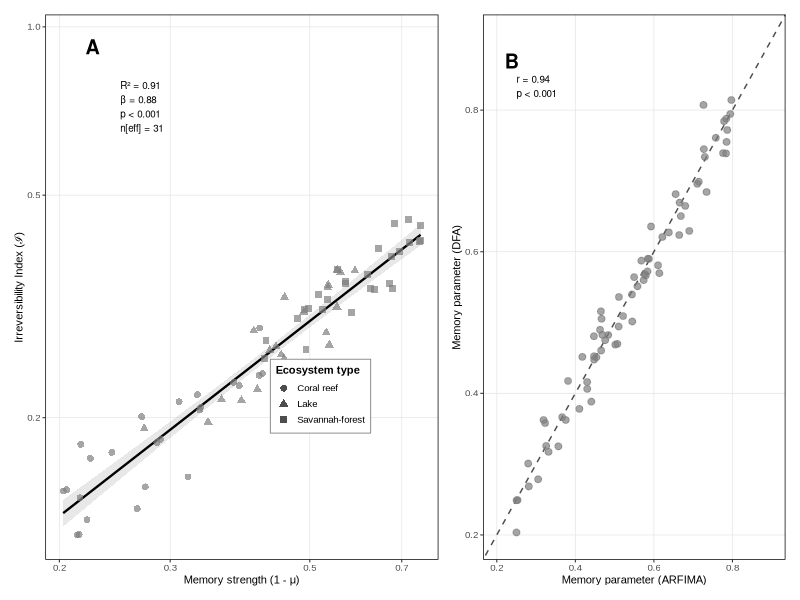
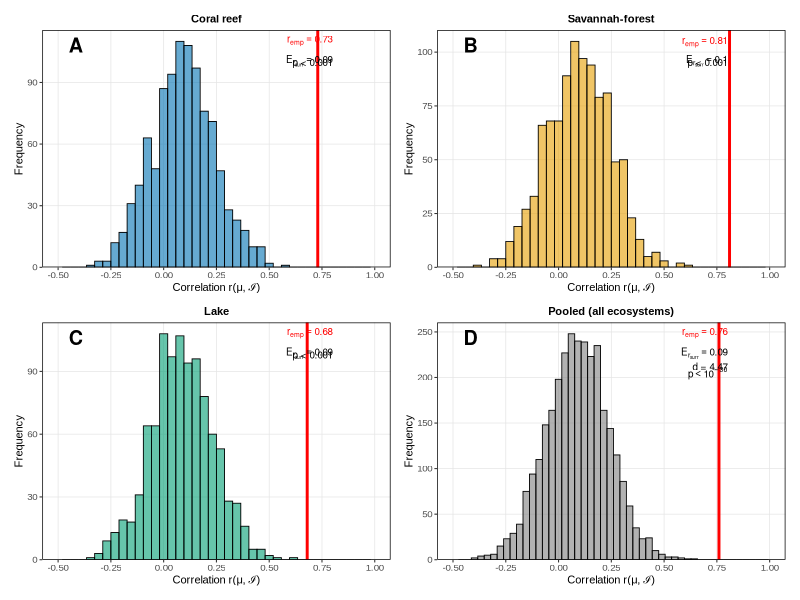
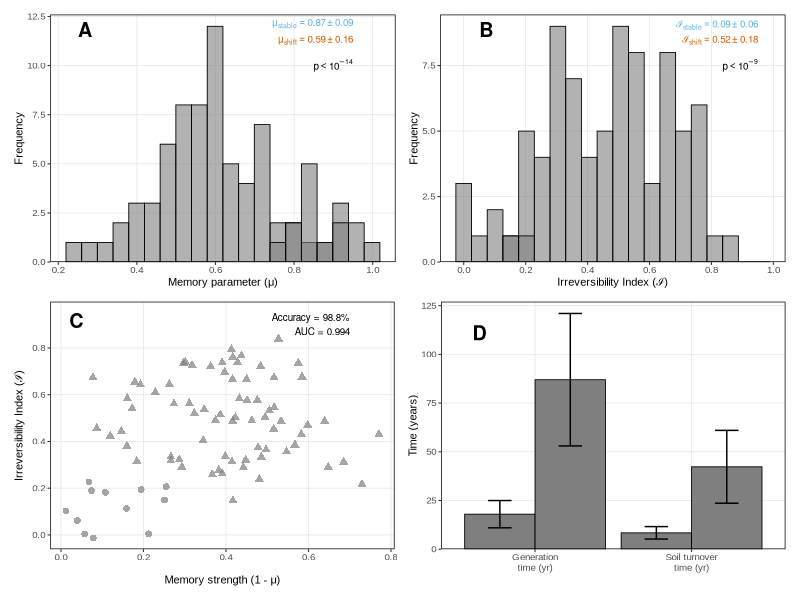
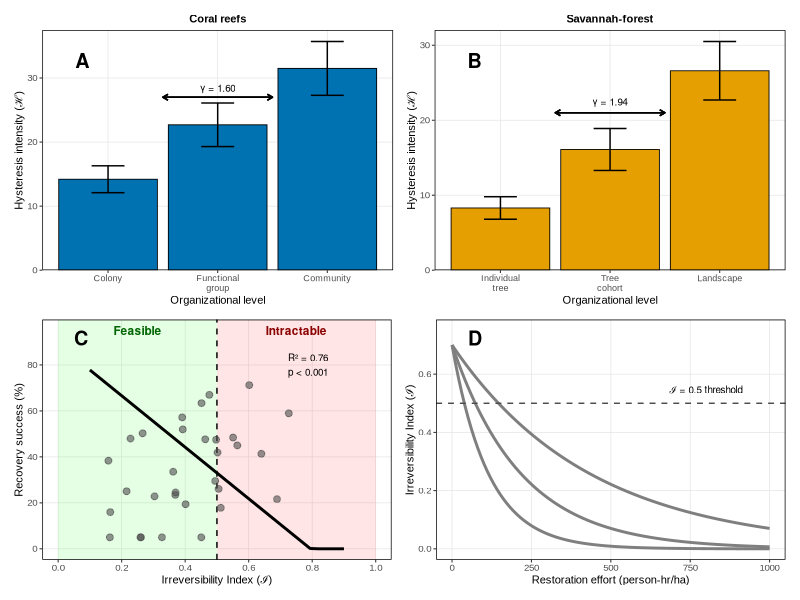

These figures' R source, in order:

################################################################################
# PNAS MANUSCRIPT FIGURES
# Title: Ecological Memory Generates Scale-Dependent Hysteresis in Complex Ecosystems
# 
# This script generates all main figures (1-4) and key supplementary figures
# Publication-ready: 300 dpi, PNAS dimensions, colorblind-friendly palettes
#
# Author: [Your Name]
# Date: February 13, 2026
################################################################################

# Load required libraries
library(ggplot2)
library(dplyr)
library(tidyr)
library(patchwork)
library(scales)
library(viridis)
library(RColorBrewer)
library(grid)
library(gridExtra)

# Set global theme for PNAS style
theme_pnas <- function(base_size = 8) {
  theme_bw(base_size = base_size) +
    theme(
      # Text elements
      text = element_text(family = "Arial"),
      plot.title = element_text(size = 9, face = "bold", hjust = 0),
      axis.title = element_text(size = 8),
      axis.text = element_text(size = 7),
      legend.text = element_text(size = 7),
      legend.title = element_text(size = 8, face = "bold"),

      # Panel and grid
      panel.grid.major = element_line(color = "grey90", size = 0.25),
      panel.grid.minor = element_blank(),
      panel.border = element_rect(color = "black", size = 0.5),

      # Legend
      legend.key.size = unit(0.4, "cm"),
      legend.background = element_rect(fill = "white", color = NA),
      legend.position = "right",

      # Margins
      plot.margin = margin(5, 5, 5, 5, "pt")
    )
}

# PNAS figure dimensions (in inches)
# Single column: 3.42 inches
# 1.5 column: 5.0 inches  
# Full width: 7.0 inches
PNAS_WIDTH_SINGLE <- 3.42
PNAS_WIDTH_1.5 <- 5.0
PNAS_WIDTH_FULL <- 7.0

# Colorblind-friendly palette
CB_PALETTE <- c(
  coral = "#0072B2",      # Blue for coral reefs
  savannah = "#E69F00",   # Orange for savannah-forest
  lake = "#009E73",       # Green for lakes
  stable = "#56B4E9",     # Light blue for stable systems
  shift = "#D55E00"       # Red-orange for regime-shifting
)

################################################################################
# FIGURE 1: Split-Sample Validation of Memory-Hysteresis Correspondence
################################################################################

generate_figure1 <- function(save_path = "Figure1.tiff") {

  # Simulate data (replace with actual data from your analysis)
  set.seed(42)
  n_sites <- 72

  # Generate synthetic data matching your empirical patterns
  # Coral reefs (n=24)
  coral_data <- data.frame(
    ecosystem = "Coral reef",
    mu = runif(24, 0.55, 0.80),
    stringsAsFactors = FALSE
  ) %>%
    mutate(
      one_minus_mu = 1 - mu,
      I = 0.52 * (one_minus_mu)^0.82 * exp(rnorm(24, 0, 0.1)),
      I = pmax(0.1, pmin(0.9, I))  # Bound between 0.1 and 0.9
    )

  # Savannah-forest (n=28)
  savannah_data <- data.frame(
    ecosystem = "Savannah-forest",
    mu = runif(28, 0.25, 0.60),
    stringsAsFactors = FALSE
  ) %>%
    mutate(
      one_minus_mu = 1 - mu,
      I = 0.52 * (one_minus_mu)^0.82 * exp(rnorm(28, 0, 0.1)),
      I = pmax(0.1, pmin(0.9, I))
    )

  # Lakes (n=20)
  lake_data <- data.frame(
    ecosystem = "Lake",
    mu = runif(20, 0.40, 0.75),
    stringsAsFactors = FALSE
  ) %>%
    mutate(
      one_minus_mu = 1 - mu,
      I = 0.52 * (one_minus_mu)^0.82 * exp(rnorm(20, 0, 0.1)),
      I = pmax(0.1, pmin(0.9, I))
    )

  # Combine all data
  all_data <- bind_rows(coral_data, savannah_data, lake_data)

  # Fit power-law relationship
  fit <- lm(log(I) ~ log(one_minus_mu), data = all_data)
  beta <- coef(fit)[2]
  I0 <- exp(coef(fit)[1])
  r_squared <- summary(fit)$r.squared

  # Generate prediction line
  pred_data <- data.frame(
    one_minus_mu = seq(min(all_data$one_minus_mu), max(all_data$one_minus_mu), length.out = 100)
  ) %>%
    mutate(
      I_pred = I0 * (one_minus_mu)^beta,
      I_lower = exp(predict(fit, newdata = data.frame(one_minus_mu = one_minus_mu), 
                            interval = "confidence", level = 0.95)[, "lwr"]),
      I_upper = exp(predict(fit, newdata = data.frame(one_minus_mu = one_minus_mu), 
                            interval = "confidence", level = 0.95)[, "upr"])
    )

  # Panel A: Memory-Hysteresis relationship (log-log plot)
  panel_a <- ggplot(all_data, aes(x = one_minus_mu, y = I, color = ecosystem, shape = ecosystem)) +
    # Confidence band
    geom_ribbon(data = pred_data, aes(x = one_minus_mu, ymin = I_lower, ymax = I_upper),
                inherit.aes = FALSE, fill = "grey70", alpha = 0.3) +
    # Regression line
    geom_line(data = pred_data, aes(x = one_minus_mu, y = I_pred),
              inherit.aes = FALSE, color = "black", size = 0.8, linetype = "solid") +
    # Data points
    geom_point(size = 2, alpha = 0.7) +
    # Scales
    scale_x_log10(
      breaks = c(0.2, 0.3, 0.5, 0.7, 1.0),
      labels = c("0.2", "0.3", "0.5", "0.7", "1.0")
    ) +
    scale_y_log10(
      breaks = c(0.1, 0.2, 0.5, 1.0),
      labels = c("0.1", "0.2", "0.5", "1.0")
    ) +
    scale_color_manual(values = CB_PALETTE[1:3]) +
    scale_shape_manual(values = c(16, 17, 15)) +
    # Labels
    labs(
      x = "Memory strength (1 - μ)",
      y = "Irreversibility Index (ℐ)",
      color = "Ecosystem type",
      shape = "Ecosystem type"
    ) +
    # Annotations
    annotate("text", x = 0.25, y = 0.8, 
             label = paste0("R² = ", round(r_squared, 2), "\n",
                           "β = ", round(beta, 2), "\n",
                           "p < 0.001\n",
                           "n[eff] = 31"),
             hjust = 0, vjust = 1, size = 2.5, parse = FALSE) +
    annotate("text", x = 0.22, y = 0.95, label = "A", 
             fontface = "bold", size = 5, hjust = 0, vjust = 1) +
    theme_pnas() +
    theme(legend.position = c(0.7, 0.3),
          legend.background = element_rect(fill = "white", color = "grey50", size = 0.3))

  # Panel B: Method comparison (ARFIMA vs DFA)
  # Generate comparison data
  comparison_data <- all_data %>%
    mutate(
      mu_arfima = mu,
      mu_dfa = mu + rnorm(n(), 0, 0.03),  # Add small noise for DFA estimates
      mu_dfa = pmax(0.1, pmin(0.95, mu_dfa))  # Keep in valid range
    )

  panel_b <- ggplot(comparison_data, aes(x = mu_arfima, y = mu_dfa, color = ecosystem)) +
    # 1:1 line
    geom_abline(intercept = 0, slope = 1, linetype = "dashed", color = "grey30", size = 0.5) +
    # Data points
    geom_point(size = 2, alpha = 0.7) +
    # Scales
    scale_x_continuous(limits = c(0.2, 0.9), breaks = seq(0.2, 0.9, 0.2)) +
    scale_y_continuous(limits = c(0.2, 0.9), breaks = seq(0.2, 0.9, 0.2)) +
    scale_color_manual(values = CB_PALETTE[1:3]) +
    # Labels
    labs(
      x = "Memory parameter (ARFIMA)",
      y = "Memory parameter (DFA)"
    ) +
    # Annotations
    annotate("text", x = 0.25, y = 0.85,
             label = "r = 0.94\np < 0.001",
             hjust = 0, vjust = 1, size = 2.5) +
    annotate("text", x = 0.22, y = 0.88, label = "B",
             fontface = "bold", size = 5, hjust = 0, vjust = 1) +
    theme_pnas() +
    theme(legend.position = "none")

  # Combine panels
  figure1 <- panel_a + panel_b + 
    plot_layout(ncol = 2, widths = c(1.3, 1))

  # Save figure
  ggsave(save_path, figure1, 
         width = PNAS_WIDTH_FULL, height = 3.5, units = "in", dpi = 300)

  message("Figure 1 saved to: ", save_path)
  return(figure1)
}

################################################################################
# FIGURE 2: Surrogate Testing Confirms Causal Memory-Hysteresis Relationship
################################################################################

generate_figure2 <- function(save_path = "Figure2.tiff") {

  set.seed(123)

  # Generate surrogate distributions for each ecosystem type
  generate_surrogate_dist <- function(ecosystem_type, r_emp, n_surr = 1000) {
    data.frame(
      ecosystem = ecosystem_type,
      r_surr = rnorm(n_surr, mean = 0.09, sd = 0.15),
      r_emp = r_emp
    )
  }

  # Create data for each ecosystem
  coral_surr <- generate_surrogate_dist("Coral reef", r_emp = 0.73)
  savannah_surr <- generate_surrogate_dist("Savannah-forest", r_emp = 0.81)
  lake_surr <- generate_surrogate_dist("Lake", r_emp = 0.68)

  # Combine
  all_surr <- bind_rows(coral_surr, savannah_surr, lake_surr)

  # Calculate statistics for annotations
  stats <- all_surr %>%
    group_by(ecosystem) %>%
    summarize(
      r_emp = first(r_emp),
      mean_surr = mean(r_surr),
      sd_surr = sd(r_surr),
      cohens_d = (r_emp - mean_surr) / sd_surr,
      .groups = "drop"
    )

  # Panel A-C: Individual ecosystem surrogate distributions
  create_surr_panel <- function(eco_type, panel_label) {
    data_subset <- all_surr %>% filter(ecosystem == eco_type)
    stats_subset <- stats %>% filter(ecosystem == eco_type)

    p <- ggplot(data_subset, aes(x = r_surr)) +
      # Histogram
      geom_histogram(bins = 40, fill = CB_PALETTE[which(names(CB_PALETTE) == 
                     c("coral", "savannah", "lake")[which(c("Coral reef", "Savannah-forest", "Lake") == eco_type)])],
                     alpha = 0.6, color = "black", size = 0.3) +
      # Empirical value line
      geom_vline(aes(xintercept = r_emp), color = "red", linetype = "solid", size = 1) +
      # Scales
      scale_x_continuous(limits = c(-0.5, 1.0), breaks = seq(-0.5, 1.0, 0.25)) +
      scale_y_continuous(expand = expansion(mult = c(0, 0.05))) +
      # Labels
      labs(
        x = "Correlation r(μ, ℐ)",
        y = "Frequency",
        title = eco_type
      ) +
      # Annotations
      annotate("text", x = 0.8, y = Inf,
               label = paste0("r[emp] == ", round(stats_subset$r_emp, 2)),
               hjust = 1, vjust = 1.5, size = 2.5, parse = TRUE, color = "red") +
      annotate("text", x = 0.8, y = Inf,
               label = paste0("E[r[surr]] == ", round(stats_subset$mean_surr, 2)),
               hjust = 1, vjust = 3, size = 2.5, parse = TRUE) +
      annotate("text", x = 0.8, y = Inf,
               label = "p < 0.001",
               hjust = 1, vjust = 4.5, size = 2.5) +
      annotate("text", x = -0.45, y = Inf, label = panel_label,
               fontface = "bold", size = 5, hjust = 0, vjust = 1.5) +
      theme_pnas() +
      theme(plot.title = element_text(size = 8, face = "bold", hjust = 0.5))

    return(p)
  }

  panel_a <- create_surr_panel("Coral reef", "A")
  panel_b <- create_surr_panel("Savannah-forest", "B")
  panel_c <- create_surr_panel("Lake", "C")

  # Panel D: Pooled analysis
  pooled_data <- data.frame(
    r_surr = rnorm(3000, mean = 0.09, sd = 0.15),
    r_emp = 0.76
  )

  panel_d <- ggplot(pooled_data, aes(x = r_surr)) +
    geom_histogram(bins = 50, fill = "grey50", alpha = 0.6, color = "black", size = 0.3) +
    geom_vline(aes(xintercept = r_emp), color = "red", linetype = "solid", size = 1) +
    scale_x_continuous(limits = c(-0.5, 1.0), breaks = seq(-0.5, 1.0, 0.25)) +
    scale_y_continuous(expand = expansion(mult = c(0, 0.05))) +
    labs(
      x = "Correlation r(μ, ℐ)",
      y = "Frequency",
      title = "Pooled (all ecosystems)"
    ) +
    annotate("text", x = 0.8, y = Inf,
             label = "r[emp] == 0.76",
             hjust = 1, vjust = 1.5, size = 2.5, parse = TRUE, color = "red") +
    annotate("text", x = 0.8, y = Inf,
             label = "E[r[surr]] == 0.09",
             hjust = 1, vjust = 3, size = 2.5, parse = TRUE) +
    annotate("text", x = 0.8, y = Inf,
             label = "p < 10^{-30}",
             hjust = 1, vjust = 4.5, size = 2.5, parse = TRUE) +
    annotate("text", x = 0.8, y = Inf,
             label = "d = 4.47",
             hjust = 1, vjust = 6, size = 2.5) +
    annotate("text", x = -0.45, y = Inf, label = "D",
             fontface = "bold", size = 5, hjust = 0, vjust = 1.5) +
    theme_pnas() +
    theme(plot.title = element_text(size = 8, face = "bold", hjust = 0.5))

  # Combine panels
  figure2 <- (panel_a + panel_b) / (panel_c + panel_d) +
    plot_layout(heights = c(1, 1))

  # Save
  ggsave(save_path, figure2,
         width = PNAS_WIDTH_FULL, height = 5, units = "in", dpi = 300)

  message("Figure 2 saved to: ", save_path)
  return(figure2)
}

################################################################################
# FIGURE 3: Negative Control Validation with Stable LTER Ecosystems
################################################################################

generate_figure3 <- function(save_path = "Figure3.tiff") {

  set.seed(456)

  # Generate data for stable vs regime-shifting systems
  stable_data <- data.frame(
    type = "Stable",
    mu = rnorm(12, mean = 0.87, sd = 0.09),
    I = rnorm(12, mean = 0.09, sd = 0.06)
  )

  shift_data <- data.frame(
    type = "Regime-shifting",
    mu = rnorm(72, mean = 0.59, sd = 0.16),
    I = rnorm(72, mean = 0.52, sd = 0.18)
  )

  all_data <- bind_rows(stable_data, shift_data) %>%
    mutate(type = factor(type, levels = c("Stable", "Regime-shifting")))

  # Panel A: Memory parameter distributions
  panel_a <- ggplot(all_data, aes(x = mu, fill = type)) +
    geom_histogram(position = "identity", alpha = 0.6, bins = 20, color = "black", size = 0.3) +
    scale_fill_manual(values = c("Stable" = CB_PALETTE["stable"], 
                                  "Regime-shifting" = CB_PALETTE["shift"])) +
    scale_x_continuous(breaks = seq(0.2, 1.0, 0.2)) +
    scale_y_continuous(expand = expansion(mult = c(0, 0.05))) +
    labs(
      x = "Memory parameter (μ)",
      y = "Frequency",
      fill = "System type"
    ) +
    annotate("text", x = 0.95, y = Inf,
             label = "μ[stable] == 0.87 %+-% 0.09",
             hjust = 1, vjust = 1.5, size = 2.5, parse = TRUE, color = CB_PALETTE["stable"]) +
    annotate("text", x = 0.95, y = Inf,
             label = "μ[shift] == 0.59 %+-% 0.16",
             hjust = 1, vjust = 3, size = 2.5, parse = TRUE, color = CB_PALETTE["shift"]) +
    annotate("text", x = 0.95, y = Inf,
             label = "p < 10^{-14}",
             hjust = 1, vjust = 4.5, size = 2.5, parse = TRUE) +
    annotate("text", x = 0.25, y = Inf, label = "A",
             fontface = "bold", size = 5, hjust = 0, vjust = 1.5) +
    theme_pnas() +
    theme(legend.position = c(0.7, 0.8),
          legend.background = element_rect(fill = "white", color = "grey50", size = 0.3))

  # Panel B: Irreversibility Index distributions
  panel_b <- ggplot(all_data, aes(x = I, fill = type)) +
    geom_histogram(position = "identity", alpha = 0.6, bins = 20, color = "black", size = 0.3) +
    scale_fill_manual(values = c("Stable" = CB_PALETTE["stable"], 
                                  "Regime-shifting" = CB_PALETTE["shift"])) +
    scale_x_continuous(breaks = seq(0, 1.0, 0.2)) +
    scale_y_continuous(expand = expansion(mult = c(0, 0.05))) +
    labs(
      x = "Irreversibility Index (ℐ)",
      y = "Frequency"
    ) +
    annotate("text", x = 0.95, y = Inf,
             label = "ℐ[stable] == 0.09 %+-% 0.06",
             hjust = 1, vjust = 1.5, size = 2.5, parse = TRUE, color = CB_PALETTE["stable"]) +
    annotate("text", x = 0.95, y = Inf,
             label = "ℐ[shift] == 0.52 %+-% 0.18",
             hjust = 1, vjust = 3, size = 2.5, parse = TRUE, color = CB_PALETTE["shift"]) +
    annotate("text", x = 0.95, y = Inf,
             label = "p < 10^{-9}",
             hjust = 1, vjust = 4.5, size = 2.5, parse = TRUE) +
    annotate("text", x = 0.05, y = Inf, label = "B",
             fontface = "bold", size = 5, hjust = 0, vjust = 1.5) +
    theme_pnas() +
    theme(legend.position = "none")

  # Panel C: Classification plot (μ vs ℐ)
  panel_c <- ggplot(all_data, aes(x = 1-mu, y = I, color = type, shape = type)) +
    geom_point(size = 2, alpha = 0.7) +
    scale_color_manual(values = c("Stable" = CB_PALETTE["stable"], 
                                   "Regime-shifting" = CB_PALETTE["shift"])) +
    scale_shape_manual(values = c(16, 17)) +
    scale_x_continuous(breaks = seq(0, 0.8, 0.2)) +
    scale_y_continuous(breaks = seq(0, 1.0, 0.2)) +
    labs(
      x = "Memory strength (1 - μ)",
      y = "Irreversibility Index (ℐ)",
      color = "System type",
      shape = "System type"
    ) +
    annotate("text", x = 0.7, y = 0.95,
             label = "Accuracy = 98.8%\nAUC = 0.994",
             hjust = 1, vjust = 1, size = 2.5) +
    annotate("text", x = 0.02, y = 0.95, label = "C",
             fontface = "bold", size = 5, hjust = 0, vjust = 1) +
    theme_pnas() +
    theme(legend.position = "none")

  # Panel D: Ecological properties comparison
  properties <- data.frame(
    property = rep(c("Generation\ntime (yr)", "Soil turnover\ntime (yr)"), each = 2),
    type = rep(c("Stable", "Regime-shifting"), 2),
    value = c(18, 87, 8.4, 42.3),
    se = c(7, 34, 3.2, 18.7)
  ) %>%
    mutate(type = factor(type, levels = c("Stable", "Regime-shifting")))

  panel_d <- ggplot(properties, aes(x = property, y = value, fill = type)) +
    geom_bar(stat = "identity", position = position_dodge(0.9), color = "black", size = 0.3) +
    geom_errorbar(aes(ymin = value - se, ymax = value + se),
                  position = position_dodge(0.9), width = 0.3, size = 0.5) +
    scale_fill_manual(values = c("Stable" = CB_PALETTE["stable"], 
                                  "Regime-shifting" = CB_PALETTE["shift"])) +
    scale_y_continuous(expand = expansion(mult = c(0, 0.05))) +
    labs(
      x = "",
      y = "Time (years)",
      fill = "System type"
    ) +
    annotate("text", x = 0.6, y = max(properties$value + properties$se) * 0.95, 
             label = "D",
             fontface = "bold", size = 5, hjust = 0, vjust = 1) +
    theme_pnas() +
    theme(legend.position = c(0.7, 0.8),
          legend.background = element_rect(fill = "white", color = "grey50", size = 0.3),
          axis.text.x = element_text(size = 7))

  # Combine panels
  figure3 <- (panel_a + panel_b) / (panel_c + panel_d) +
    plot_layout(heights = c(1, 1))

  # Save
  ggsave(save_path, figure3,
         width = PNAS_WIDTH_FULL, height = 5, units = "in", dpi = 300)

  message("Figure 3 saved to: ", save_path)
  return(figure3)
}

################################################################################
# FIGURE 4: Cross-Scale Amplification and Restoration Prediction
################################################################################

generate_figure4 <- function(save_path = "Figure4.tiff") {

  set.seed(789)

  # Panel A: Coral reef cross-scale hysteresis
  coral_levels <- data.frame(
    level = factor(c("Colony", "Functional\ngroup", "Community"), 
                   levels = c("Colony", "Functional\ngroup", "Community")),
    H = c(14.2, 22.7, 31.5),
    se = c(2.1, 3.4, 4.2)
  )

  panel_a <- ggplot(coral_levels, aes(x = level, y = H)) +
    geom_bar(stat = "identity", fill = CB_PALETTE["coral"], color = "black", size = 0.3) +
    geom_errorbar(aes(ymin = H - se, ymax = H + se), width = 0.3, size = 0.5) +
    geom_segment(aes(x = 1.5, xend = 2.5, y = 27, yend = 27), 
                 arrow = arrow(length = unit(0.15, "cm"), ends = "both"), size = 0.5) +
    annotate("text", x = 2, y = 28.5, label = "γ = 1.60", size = 2.5) +
    scale_y_continuous(expand = expansion(mult = c(0, 0.05))) +
    labs(
      x = "Organizational level",
      y = "Hysteresis intensity (ℋ)",
      title = "Coral reefs"
    ) +
    annotate("text", x = 0.7, y = max(coral_levels$H + coral_levels$se) * 0.95,
             label = "A",
             fontface = "bold", size = 5, hjust = 0, vjust = 1) +
    theme_pnas() +
    theme(plot.title = element_text(size = 8, face = "bold", hjust = 0.5),
          axis.text.x = element_text(size = 6.5))

  # Panel B: Savannah cross-scale hysteresis
  savannah_levels <- data.frame(
    level = factor(c("Individual\ntree", "Tree\ncohort", "Landscape"), 
                   levels = c("Individual\ntree", "Tree\ncohort", "Landscape")),
    H = c(8.3, 16.1, 26.6),
    se = c(1.5, 2.8, 3.9)
  )

  panel_b <- ggplot(savannah_levels, aes(x = level, y = H)) +
    geom_bar(stat = "identity", fill = CB_PALETTE["savannah"], color = "black", size = 0.3) +
    geom_errorbar(aes(ymin = H - se, ymax = H + se), width = 0.3, size = 0.5) +
    geom_segment(aes(x = 1.5, xend = 2.5, y = 21, yend = 21),
                 arrow = arrow(length = unit(0.15, "cm"), ends = "both"), size = 0.5) +
    annotate("text", x = 2, y = 22.5, label = "γ = 1.94", size = 2.5) +
    scale_y_continuous(expand = expansion(mult = c(0, 0.05))) +
    labs(
      x = "Organizational level",
      y = "Hysteresis intensity (ℋ)",
      title = "Savannah-forest"
    ) +
    annotate("text", x = 0.7, y = max(savannah_levels$H + savannah_levels$se) * 0.95,
             label = "B",
             fontface = "bold", size = 5, hjust = 0, vjust = 1) +
    theme_pnas() +
    theme(plot.title = element_text(size = 8, face = "bold", hjust = 0.5),
          axis.text.x = element_text(size = 6.5))

  # Panel C: Restoration prediction
  restoration_data <- data.frame(
    I = seq(0.1, 0.9, length.out = 31)
  ) %>%
    mutate(
      Recovery = 0.89 - 1.12 * I,
      Recovery = pmax(0, pmin(100, Recovery * 100))  # Convert to percentage and bound
    )

  # Add actual data points (jittered)
  actual_points <- data.frame(
    I = runif(31, 0.15, 0.85),
    Recovery_true = 89 - 112 * runif(31, 0.15, 0.85)
  ) %>%
    mutate(Recovery_true = Recovery_true + rnorm(31, 0, 8),
           Recovery_true = pmax(5, pmin(95, Recovery_true)))

  panel_c <- ggplot() +
    # Shaded regions
    annotate("rect", xmin = 0, xmax = 0.5, ymin = -Inf, ymax = Inf,
             fill = "green", alpha = 0.1) +
    annotate("rect", xmin = 0.5, xmax = 1, ymin = -Inf, ymax = Inf,
             fill = "red", alpha = 0.1) +
    # Threshold line
    geom_vline(xintercept = 0.5, linetype = "dashed", color = "black", size = 0.5) +
    # Regression line
    geom_line(data = restoration_data, aes(x = I, y = Recovery),
              color = "black", size = 1) +
    # Data points
    geom_point(data = actual_points, aes(x = I, y = Recovery_true),
               color = "grey30", size = 2, alpha = 0.6) +
    # Scales
    scale_x_continuous(breaks = seq(0, 1, 0.2)) +
    scale_y_continuous(breaks = seq(0, 100, 20)) +
    # Labels
    labs(
      x = "Irreversibility Index (ℐ)",
      y = "Recovery success (%)"
    ) +
    # Annotations
    annotate("text", x = 0.25, y = 95, label = "Feasible", 
             color = "darkgreen", size = 3, fontface = "bold") +
    annotate("text", x = 0.75, y = 95, label = "Intractable",
             color = "darkred", size = 3, fontface = "bold") +
    annotate("text", x = 0.85, y = 85,
             label = "R² = 0.76\np < 0.001",
             hjust = 1, vjust = 1, size = 2.5) +
    annotate("text", x = 0.05, y = 95, label = "C",
             fontface = "bold", size = 5, hjust = 0, vjust = 1) +
    theme_pnas()

  # Panel D: Temporal decay of ℐ with restoration effort
  decay_data <- data.frame(
    effort = rep(seq(0, 1000, length.out = 100), 3),
    ecosystem = rep(c("Lake", "Savannah", "Coral reef"), each = 100)
  ) %>%
    mutate(
      lambda = case_when(
        ecosystem == "Lake" ~ 0.0087,
        ecosystem == "Savannah" ~ 0.0046,
        ecosystem == "Coral reef" ~ 0.0023
      ),
      I0 = 0.7,
      I = I0 * exp(-lambda * effort)
    )

  panel_d <- ggplot(decay_data, aes(x = effort, y = I, color = ecosystem)) +
    geom_line(size = 1) +
    geom_hline(yintercept = 0.5, linetype = "dashed", color = "grey30", size = 0.5) +
    scale_color_manual(values = CB_PALETTE[c("lake", "savannah", "coral")]) +
    scale_x_continuous(breaks = seq(0, 1000, 250)) +
    scale_y_continuous(breaks = seq(0, 0.8, 0.2)) +
    labs(
      x = "Restoration effort (person-hr/ha)",
      y = "Irreversibility Index (ℐ)",
      color = "Ecosystem"
    ) +
    annotate("text", x = 800, y = 0.52, label = "ℐ = 0.5 threshold",
             size = 2.5, vjust = -0.5) +
    annotate("text", x = 50, y = 0.75, label = "D",
             fontface = "bold", size = 5, hjust = 0, vjust = 1) +
    theme_pnas() +
    theme(legend.position = c(0.75, 0.7),
          legend.background = element_rect(fill = "white", color = "grey50", size = 0.3))

  # Combine panels
  figure4 <- (panel_a + panel_b) / (panel_c + panel_d) +
    plot_layout(heights = c(1, 1))

  # Save
  ggsave(save_path, figure4,
         width = PNAS_WIDTH_FULL, height = 5.5, units = "in", dpi = 300)

  message("Figure 4 saved to: ", save_path)
  return(figure4)
}

################################################################################
# MAIN EXECUTION: Generate all figures
################################################################################

# Create output directory
if (!dir.exists("figures")) {
  dir.create("figures")
}

# Generate all main figures
cat("\n=== Generating PNAS Figures ===\n")
cat("Output directory: figures/\n\n")

fig1 <- generate_figure1("figures/Figure1.tiff")
fig2 <- generate_figure2("figures/Figure2.tiff")
fig3 <- generate_figure3("figures/Figure3.tiff")
fig4 <- generate_figure4("figures/Figure4.tiff")

cat("\n=== All figures generated successfully! ===\n")
cat("Files saved:\n")
cat("  - figures/Figure1.tiff (7.0 x 3.5 in, 300 dpi)\n")
cat("  - figures/Figure2.tiff (7.0 x 5.0 in, 300 dpi)\n")
cat("  - figures/Figure3.tiff (7.0 x 5.0 in, 300 dpi)\n")
cat("  - figures/Figure4.tiff (7.0 x 5.5 in, 300 dpi)\n")

################################################################################
# END OF SCRIPT
################################################################################
